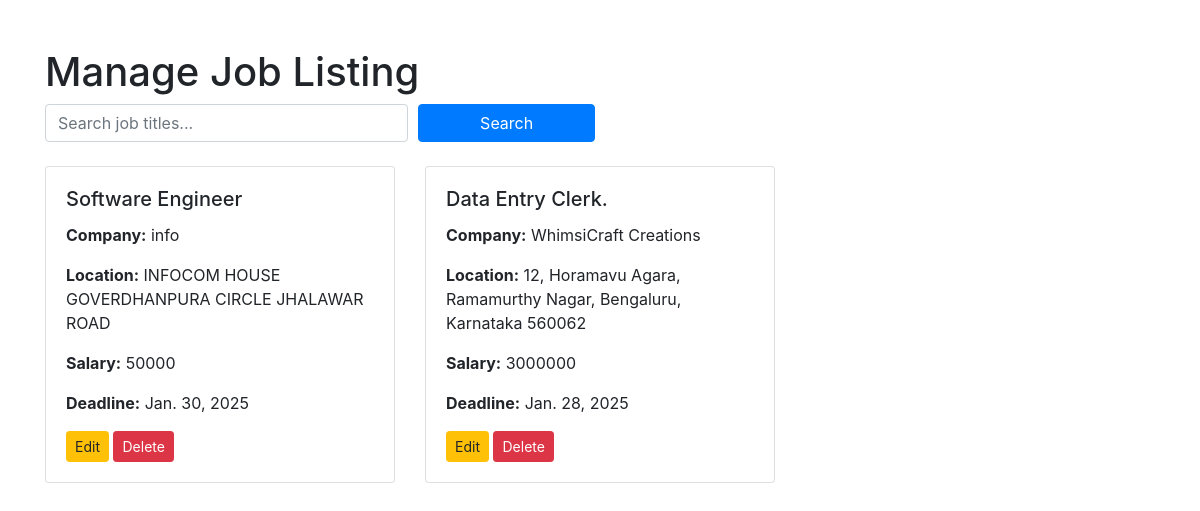
/view_job/, run on the app's committed database.
### resume_app/models.py (models this page shows)
class Addjob(models.Model):
    companyName=models.CharField(max_length=50)
    companyAddress=models.CharField(max_length=50)
    jobTitle=models.CharField(max_length=100)
    jobDescription=models.CharField(max_length=200)
    jobResponsibilities=models.CharField(max_length=500)
    jobQualifications=models.CharField(max_length=200)
    salaryRange=models.CharField(max_length=100)
    contactEmail=models.EmailField(max_length=20,unique=True)
    applicationDeadline = models.DateField(null=False)

### resume_app/views.py (the view)
# urls.py: path('view_job/',views.view_job,name='view_job'),
def view_job(request):
    search = request.GET.get('search', '')
    jobs = models.Addjob.objects.all()
    if search:
        jobs = jobs.filter(jobTitle__icontains=search)
    return render(request, 'view_job.html', {'jobs': jobs})

### resume_app/templates/view_job.html (shortened to what this page needs)
<!DOCTYPE html>
<html lang="en">
<head>
    <link rel="stylesheet" href="https://stackpath.bootstrapcdn.com/bootstrap/4.5.0/css/bootstrap.min.css">
</head>
<body>
<div class="container">
    <h1 class="mt-5">Manage Job Listing</h1>
    <div class="search-container mb-4">
        <form method="GET" >
            <div class="form-row">
                <div class="col-md-4">
                    <input type="text" class="form-control" name="search" placeholder="Search job titles..." value="{{ request.GET.search }}">
                </div>
                <div class="col-md-2">
                    <button type="submit" class="btn btn-primary w-100">Search</button>
                </div>
            </div>
        </form>
    </div>
    <div class="row">
        {% for job in jobs %}
        <div class="col-md-4">
            <div class="card">
                <div class="card-body">
                    <h5 class="card-title">{{ job.jobTitle }}</h5>
                    <p class="card-text"><strong>Company:</strong> {{ job.companyName }}</p>
                    <p class="card-text"><strong>Location:</strong> {{ job.companyAddress }}</p>
                    <p class="card-text"><strong>Salary:</strong> {{ job.salaryRange }}</p>
                    <p class="card-text"><strong>Deadline:</strong> {{ job.applicationDeadline }}</p>
                    <div class="action-btns">
                        <a href="/edit_job/{{ job.id }}" class="btn btn-warning btn-sm">Edit</a>
                        <a href="/delete_job/{{ job.id }}" class="btn btn-danger btn-sm">Delete</a>
                    </div>
                </div>
            </div>
        </div>
        {% empty %}
        <p>No jobs available.</p>
        {% endfor %}
    </div>
</div>
</body>
</html>

### resume_app/templates/view_job.html (style rules this page uses)
.card { margin-bottom: 20px; }

### data on the page
Addjob: jobTitle "Software Engineer", companyName "info", companyAddress "INFOCOM HOUSE GOVERDHANPURA CIRCLE JHALAWAR ROAD", salaryRange "50000", applicationDeadline "Jan. 30, 2025"
Addjob: jobTitle "Data Entry Clerk.", companyName "WhimsiCraft Creations", companyAddress "12, Horamavu Agara, Ramamurthy Nagar, Bengaluru, Karnataka 560062", salaryRange "3000000", applicationDeadline "Jan. 28, 2025"
